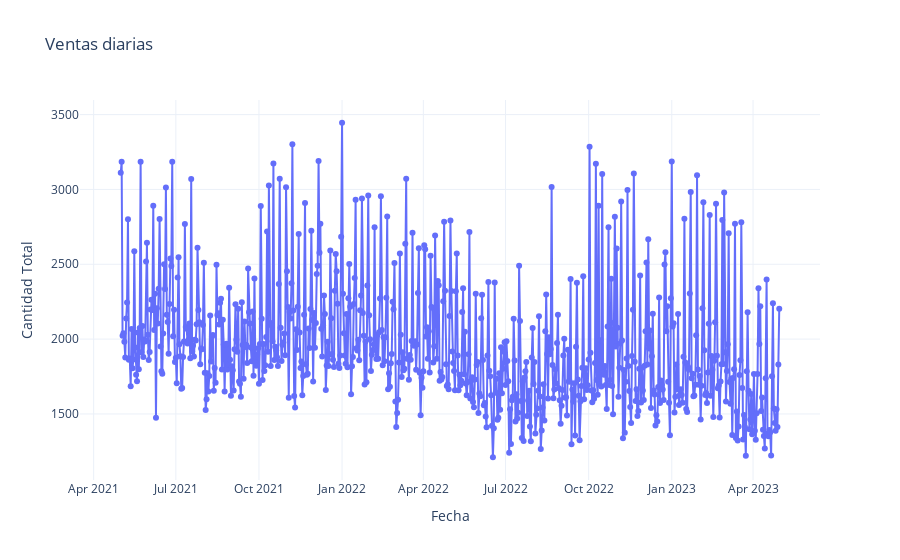

Notebook cell for this chart:
### Markdown cell above
### 2.7 Crea un gráfico de la evolución temporal general de la variable "cantidad".

### Code cell
# Agrupar por fecha (por día) y sumar la cantidad vendida
group = (
    df.groupby(pd.Grouper(key="fecha_venta", freq="1D"))["cantidad"]
    .sum()
    .reset_index()
    .sort_values("fecha_venta")  # Asegura orden cronológico
)

# Crear gráfico de línea con Plotly Express
fig = px.line(
    group,
    x="fecha_venta",
    y="cantidad",
    title="Ventas diarias",
    labels={"fecha_venta": "Fecha de venta", "cantidad": "Cantidad vendida"},
    markers=True,  # Añade puntos en cada dato
)

# Ajustar layout (opcional)
fig.update_layout(
    xaxis_title="Fecha",
    yaxis_title="Cantidad Total",
    template="plotly_white",  # Mejora visual
    hovermode="x unified",    # Mejor interacción
)

fig.show()

output_folder = "graficos"
Path(output_folder).mkdir(exist_ok=True)
output_path = f"{output_folder}/ventas_diarias.png"
fig.write_image(output_path, scale=2) 
print(f"✅ Gráfico guardado: {output_path}")

### Figure 1 — Plotly figure (JSON) as saved in the notebook; plotly's stock layout.template omitted (floating-point values rounded to 4 significant figures; data arrays with more than 128 entries replaced by an {"elided": "..."} marker saying what was removed)
{"data": [{"hovertemplate": "Fecha de venta=%{x}<br>Cantidad vendida=%{y}<extra></extra>", "legendgroup": "", "line": {"color": "#636efa", "dash": "solid"}, "marker": {"symbol": "circle"}, "mode": "lines+markers", "name": "", "orientation": "v", "showlegend": false, "type": "scatter", "x": {"elided": "730 str values"}, "xaxis": "x", "y": {"elided": "730 float values"}, "yaxis": "y"}], "layout": {"hovermode": "x unified", "legend": {"tracegroupgap": 0}, "title": {"text": "Ventas diarias"}, "xaxis": {"anchor": "y", "domain": [0, 1], "title": {"text": "Fecha"}}, "yaxis": {"anchor": "x", "domain": [0, 1], "title": {"text": "Cantidad Total"}}}}
